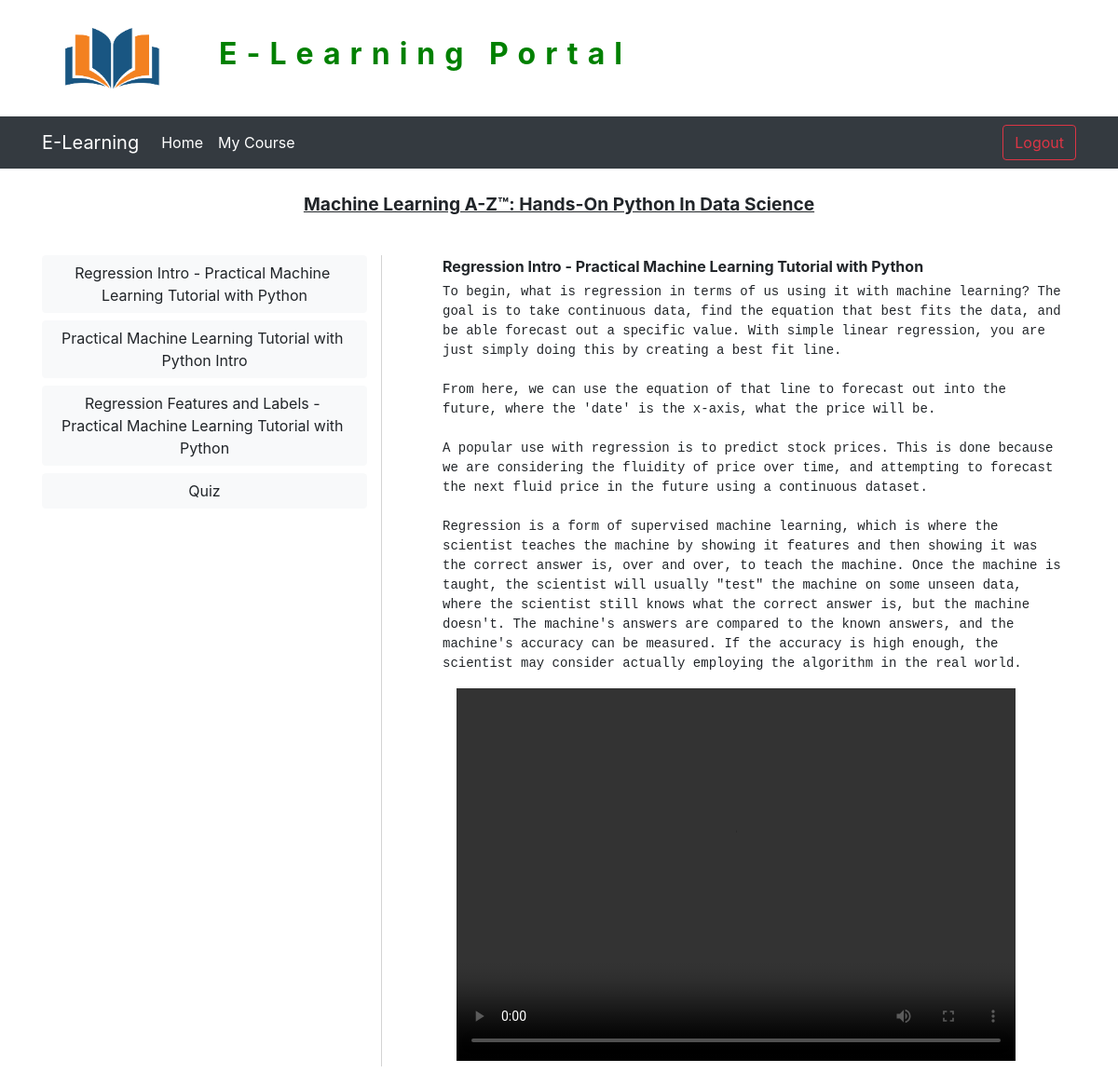
The app's page /course/machine-learning-a-ztm-hands-on-python-in-data-science (signed in) with its own data.
### user/models.py (models this page shows, shortened)
class Course(models.Model):
    name = models.CharField(max_length=250)
    slug = models.SlugField(default='',editable=False,max_length=255)
    description = models.TextField()
    author = models.CharField(max_length=100)
    duration = models.CharField(max_length=50)
    enrolled_count = models.IntegerField(default=0)
    thumbnail = models.ImageField(upload_to='course_thumbnails/')
    created_at = models.DateTimeField(auto_now_add=True, null=True)
    updated_at = models.DateTimeField(auto_now=True, null=True)

class Lession(models.Model):
    course = models.ForeignKey(Course, on_delete=models.CASCADE)
    name = models.CharField(max_length=250)
    description = models.TextField()
    duration = models.CharField(max_length=50)
    video = models.FileField(upload_to='lession_videos/')
    created_at = models.DateTimeField(auto_now_add=True, null=True)
    updated_at = models.DateTimeField(auto_now=True, null=True)

### user/views.py (the view, shortened to what this page needs)
# urls.py: path('course/<slug:slug>',DetailedCourseView.as_view(), name="course"),
class DetailedCourseView(LoginRequiredMixin, DetailView):
    template_name = 'user/course.html'
    model = Course
    context_object_name = "course_obj"
    login_url = reverse_lazy('login')
    def get_context_data(self, **kwargs):
        context = {}
        lesson_obj = Lession.objects.filter(course=self.object)
        quiz_obj = QuizQuestion.objects.filter(course=self.object).order_by("?")
        result_obj = QuizResult.objects.filter(course=self.object,user=self.request.user)
        if quiz_obj:
            context['quiz_obj'] = quiz_obj
        if result_obj:
            result_obj = result_obj.first()
            context['result'] = result_obj.result
            context['selected_options'] = result_obj.selected_options
        context['lesson_obj'] = lesson_obj
        return super().get_context_data(**context)

### user/templates/user/course.html (shortened to what this page needs)
{% extends 'base.html' %}
{% block body %}
<br>
{% if lesson_obj %}
<div class="container">
    <p class="text-center" style="font-weight:bold;font-size: larger;text-decoration: underline;">{{course_obj.name}}
    </p>
    <br>
    <div class="row">
        <div class="col-md-4" style="border-right: 1px solid lightgray;">
            {% for lession in lesson_obj %}
            <button class="btn btn-light mb-2" data-title="{{lession.name}}" data-src="{{lession.video.url}}"
                data-description="{{lession.description}}" style="width: 100%;white-space: break-spaces;">{{lession.name}}</button>
            {% endfor %}
            {% if quiz_obj %}
            <button class="btn btn-light mb-3" style="width: 100%;">Quiz</button>
            {% endif %}
        </div>
        <div class="col-md-8 text-center">
            <div id="lession-div">
                <div style="text-align:start;margin-left:50px;">
                    <p id="lessionName" style="margin-bottom:5px;font-weight: bold;">{{lesson_obj.0.name}}</p>
                    <pre style="white-space: break-spaces;" id="lessionDesc">{{lesson_obj.0.description}}</pre>
                </div>
                <video width="600" height="400" controls autoplay>
                    <source src="{{lesson_obj.0.video.url}}" type="video/mp4">
                </video>
            </div>
        </div>
    </div>
</div>
{% else %}
<h4 style="text-align:center;color:orange">Not any lesson added on the course</h4>
{% endif %}
<br><br>
{% endblock body %}

### records on screen
Course: name "Machine Learning A-Z™: Hands-On Python In Data Science"
Lession: name "Regression Intro - Practical Machine Learning Tutorial with Python", description "To begin, what is regression in terms of us using it with machine learning? The goal is to take continuous data, find the equation that best fits the data, and be able forecast out a specific value. With simple linear regression, you are just simply doing this by creating a best fit line. From here, we can use the equation of that line to forecast out into the future, where the 'date' is the x-axis, what the price will be. A popular use with regression is to predict stock prices. This is done because we are considering the fluidity of price over time, and attempting to forecast the next fluid price in the future using a continuous dataset. Regression is a form of supervised machine…"
Lession: name "Practical Machine Learning Tutorial with Python Intro"
Lession: name "Regression Features and Labels - Practical Machine Learning Tutorial with Python"
